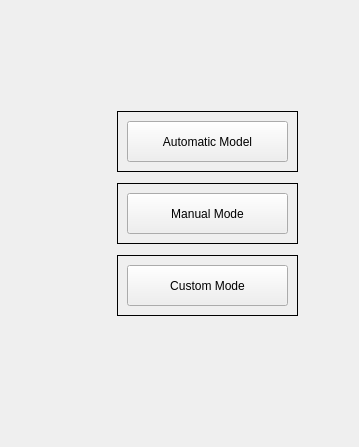
      <widget class="QWidget" name="page_modeselect">
       <layout class="QGridLayout" name="gridLayout_12">
        <item row="1" column="1">
         <layout class="QVBoxLayout" name="verticalLayout_3">
          <property name="topMargin">
           <number>0</number>
          </property>
          <property name="rightMargin">
           <number>0</number>
          </property>
          <item>
           <layout class="QHBoxLayout" name="horizontalLayout_14">
            <item>
             <widget class="QtMaterialAvatar" name="widget_automodel" native="true">
              <property name="minimumSize">
               <size>
                <width>0</width>
                <height>0</height>
               </size>
              </property>
              <property name="maximumSize">
               <size>
                <width>60</width>
                <height>60</height>
               </size>
              </property>
             </widget>
            </item>
            <item>
             <spacer name="horizontalSpacer_36">
              <property name="orientation">
               <enum>Qt::Horizontal</enum>
              </property>
              <property name="sizeType">
               <enum>QSizePolicy::Maximum</enum>
              </property>
              <property name="sizeHint" stdset="0">
               <size>
                <width>10</width>
                <height>20</height>
               </size>
              </property>
             </spacer>
            </item>
            <item>
             <widget class="QWidget" name="widget" native="true">
              <property name="minimumSize">
               <size>
                <width>191</width>
                <height>61</height>
               </size>
              </property>
              <property name="maximumSize">
               <size>
                <width>191</width>
                <height>61</height>
               </size>
              </property>
              <widget class="QLabel" name="label_auto">
               <property name="geometry">
                <rect>
                 <x>0</x>
                 <y>0</y>
                 <width>181</width>
                 <height>61</height>
                </rect>
               </property>
               <property name="styleSheet">
                <string notr="true">font: 300 11pt &quot;Ubuntu&quot;;</string>
               </property>
               <property name="frameShape">
                <enum>QFrame::Box</enum>
               </property>
               <property name="text">
                <string>&lt;html&gt;&lt;head/&gt;&lt;body&gt;&lt;p&gt;&lt;br/&gt;&lt;/p&gt;&lt;/body&gt;&lt;/html&gt;</string>
               </property>
              </widget>
              <widget class="QtMaterialFlatButton" name="pushButton_auto_kapian">
               <property name="geometry">
                <rect>
                 <x>10</x>
                 <y>10</y>
                 <width>161</width>
                 <height>41</height>
                </rect>
               </property>
               <property name="styleSheet">
                <string notr="true">font: 300 11pt &quot;Ubuntu&quot;;</string>
               </property>
               <property name="text">
                <string>Automatic Model</string>
               </property>
              </widget>
             </widget>
            </item>
           </layout>
          </item>
          <item>
           <spacer name="verticalSpacer_10">
            <property name="orientation">
             <enum>Qt::Vertical</enum>
            </property>
            <property name="sizeType">
             <enum>QSizePolicy::Maximum</enum>
            </property>
            <property name="sizeHint" stdset="0">
             <size>
              <width>20</width>
              <height>5</height>
             </size>
            </property>
           </spacer>
          </item>
          <item>
           <layout class="QHBoxLayout" name="horizontalLayout_16">
            <item>
             <widget class="QtMaterialAvatar" name="widget_shoudong" native="true">
              <property name="maximumSize">
               <size>
                <width>60</width>
                <height>60</height>
               </size>
              </property>
             </widget>
            </item>
            <item>
             <spacer name="horizontalSpacer_37">
              <property name="orientation">
               <enum>Qt::Horizontal</enum>
              </property>
              <property name="sizeType">
               <enum>QSizePolicy::Maximum</enum>
              </property>
              <property name="sizeHint" stdset="0">
               <size>
                <width>10</width>
                <height>20</height>
               </size>
              </property>
             </spacer>
            </item>
            <item>
             <widget class="QWidget" name="widget_3" native="true">
              <property name="minimumSize">
               <size>
                <width>191</width>
                <height>61</height>
               </size>
              </property>
              <widget class="QLabel" name="label_shoudong">
               <property name="geometry">
                <rect>
                 <x>0</x>
                 <y>0</y>
                 <width>181</width>
                 <height>61</height>
                </rect>
               </property>
               <property name="frameShape">
                <enum>QFrame::Box</enum>
               </property>
               <property name="text">
                <string/>
               </property>
              </widget>
              <widget class="QtMaterialFlatButton" name="pushButton_shoudong_kapian">
               <property name="geometry">
                <rect>
                 <x>10</x>
                 <y>10</y>
                 <width>161</width>
                 <height>41</height>
                </rect>
               </property>
               <property name="styleSheet">
                <string notr="true">font: 300 11pt &quot;Ubuntu&quot;;</string>
               </property>
               <property name="text">
                <string>Manual Mode</string>
               </property>
              </widget>
             </widget>
            </item>
           </layout>
          </item>
          <item>
           <spacer name="verticalSpacer_11">
            <property name="orientation">
             <enum>Qt::Vertical</enum>
            </property>
            <property name="sizeType">
             <enum>QSizePolicy::Maximum</enum>
            </property>
            <property name="sizeHint" stdset="0">
             <size>
              <width>20</width>
              <height>5</height>
             </size>
            </property>
           </spacer>
          </item>
          <item>
           <layout class="QHBoxLayout" name="horizontalLayout_17">
            <item>
             <widget class="QtMaterialAvatar" name="widget_zidingyi" native="true">
              <property name="minimumSize">
               <size>
                <width>50</width>
                <height>59</height>
               </size>
              </property>
              <property name="maximumSize">
               <size>
                <width>60</width>
                <height>60</height>
               </size>
              </property>
             </widget>
            </item>
            <item>
             <spacer name="horizontalSpacer_38">
              <property name="orientation">
               <enum>Qt::Horizontal</enum>
              </property>
              <property name="sizeType">
               <enum>QSizePolicy::Maximum</enum>
              </property>
              <property name="sizeHint" stdset="0">
               <size>
                <width>10</width>
                <height>20</height>
               </size>
              </property>
             </spacer>
            </item>
            <item>
             <widget class="QWidget" name="widget_4" native="true">
              <property name="minimumSize">
               <size>
                <width>191</width>
                <height>61</height>
               </size>
              </property>
              <widget class="QLabel" name="label_5">
               <property name="geometry">
                <rect>
                 <x>0</x>
                 <y>0</y>
                 <width>181</width>
                 <height>61</height>
                </rect>
               </property>
               <property name="frameShape">
                <enum>QFrame::Box</enum>
               </property>
               <property name="text">
                <string/>
               </property>
              </widget>
              <widget class="QtMaterialFlatButton" name="pushButton_zidingyi_kapian">
               <property name="geometry">
                <rect>
                 <x>10</x>
                 <y>10</y>
                 <width>161</width>
                 <height>41</height>
                </rect>
               </property>
               <property name="styleSheet">
                <string notr="true">font: 300 11pt &quot;Ubuntu&quot;;</string>
               </property>
               <property name="text">
                <string>Custom Mode</string>
               </property>
              </widget>
             </widget>
            </item>
           </layout>
          </item>
          <item>
           <spacer name="verticalSpacer_12">
            <property name="orientation">
             <enum>Qt::Vertical</enum>
            </property>
            <property name="sizeType">
             <enum>QSizePolicy::Expanding</enum>
            </property>
            <property name="sizeHint" stdset="0">
             <size>
              <width>20</width>
              <height>80</height>
             </size>
            </property>
           </spacer>
          </item>
         </layout>
        </item>
        <item row="0" column="1">
         <spacer name="verticalSpacer_8">
          <property name="orientation">
           <enum>Qt::Vertical</enum>
          </property>
          <property name="sizeType">
           <enum>QSizePolicy::Maximum</enum>
          </property>
          <property name="sizeHint" stdset="0">
           <size>
            <width>50</width>
            <height>100</height>
           </size>
          </property>
         </spacer>
        </item>
        <item row="2" column="1">
         <spacer name="verticalSpacer_9">
          <property name="orientation">
           <enum>Qt::Vertical</enum>
          </property>
          <property name="sizeType">
           <enum>QSizePolicy::Maximum</enum>
          </property>
          <property name="sizeHint" stdset="0">
           <size>
            <width>20</width>
            <height>40</height>
           </size>
          </property>
         </spacer>
        </item>
        <item row="1" column="2">
         <spacer name="horizontalSpacer_39">
          <property name="orientation">
           <enum>Qt::Horizontal</enum>
          </property>
          <property name="sizeType">
           <enum>QSizePolicy::Maximum</enum>
          </property>
          <property name="sizeHint" stdset="0">
           <size>
            <width>40</width>
            <height>20</height>
           </size>
          </property>
         </spacer>
        </item>
        <item row="1" column="0">
         <spacer name="horizontalSpacer_40">
          <property name="orientation">
           <enum>Qt::Horizontal</enum>
          </property>
          <property name="sizeType">
           <enum>QSizePolicy::Maximum</enum>
          </property>
          <property name="sizeHint" stdset="0">
           <size>
            <width>40</width>
            <height>20</height>
           </size>
          </property>
         </spacer>
        </item>
       </layout>
      </widget>
